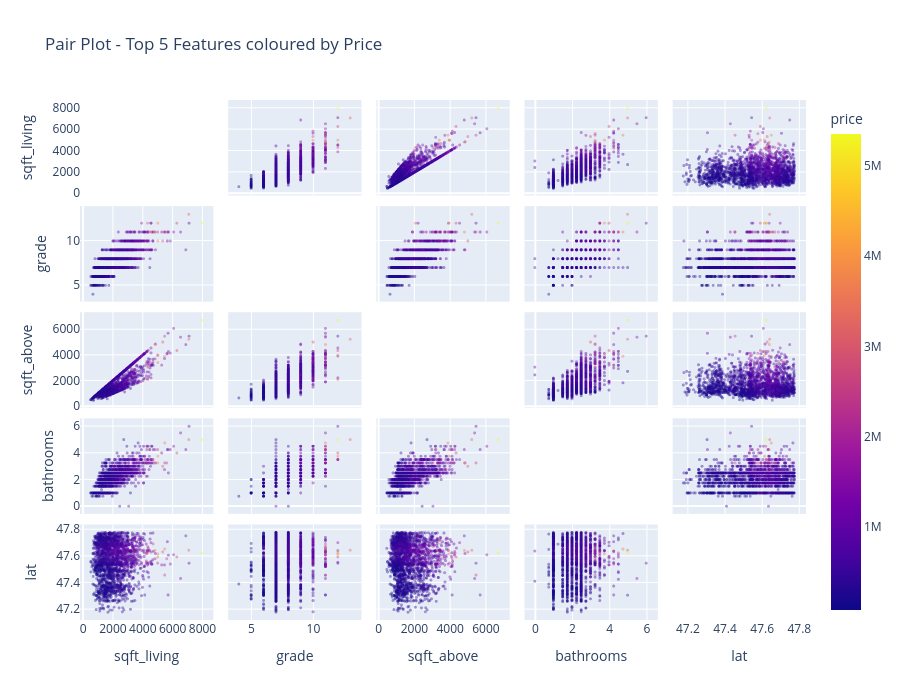

Write notebook code for a chart like this one.
### Code cell
# Cell 13c: Pair Plot - Top 5 Correlated Features
top_features = ["sqft_living", "grade", "sqft_above", "bathrooms", "lat", "price"]
pair_df = df[top_features].sample(2000, random_state=42)
fig = px.scatter_matrix(
    pair_df,
    dimensions=["sqft_living", "grade", "sqft_above", "bathrooms", "lat"],
    color="price",
    color_continuous_scale="Plasma",
    opacity=0.4,
    title="Pair Plot - Top 5 Features coloured by Price",
    height=700
)
fig.update_traces(diagonal_visible=False, marker_size=3)
fig.show()

### Figure 1 — Plotly figure (JSON) as saved in the notebook; plotly's stock layout.template omitted (floating-point values rounded to 4 significant figures; data arrays with more than 128 entries replaced by an {"elided": "..."} marker saying what was removed)
{"data": [{"diagonal": {"visible": false}, "dimensions": [{"axis": {"matches": true}, "label": "sqft_living", "values": {"elided": "2000 int values"}}, {"axis": {"matches": true}, "label": "grade", "values": {"elided": "2000 int values"}}, {"axis": {"matches": true}, "label": "sqft_above", "values": {"elided": "2000 int values"}}, {"axis": {"matches": true}, "label": "bathrooms", "values": {"elided": "2000 float values"}}, {"axis": {"matches": true}, "label": "lat", "values": {"elided": "2000 float values"}}], "hovertemplate": "%{xaxis.title.text}=%{x}<br>%{yaxis.title.text}=%{y}<br>price=%{marker.color}<extra></extra>", "legendgroup": "", "marker": {"color": {"elided": "2000 int values"}, "coloraxis": "coloraxis", "opacity": 0.4, "size": 3, "symbol": "circle"}, "name": "", "showlegend": false, "type": "splom"}], "layout": {"coloraxis": {"colorbar": {"title": {"text": "price"}}, "colorscale": [[0, "#0d0887"], [0.1111, "#46039f"], [0.2222, "#7201a8"], [0.3333, "#9c179e"], [0.4444, "#bd3786"], [0.5556, "#d8576b"], [0.6667, "#ed7953"], [0.7778, "#fb9f3a"], [0.8889, "#fdca26"], [1, "#f0f921"]]}, "dragmode": "select", "height": 700, "legend": {"tracegroupgap": 0}, "title": {"text": "Pair Plot - Top 5 Features coloured by Price"}}}
